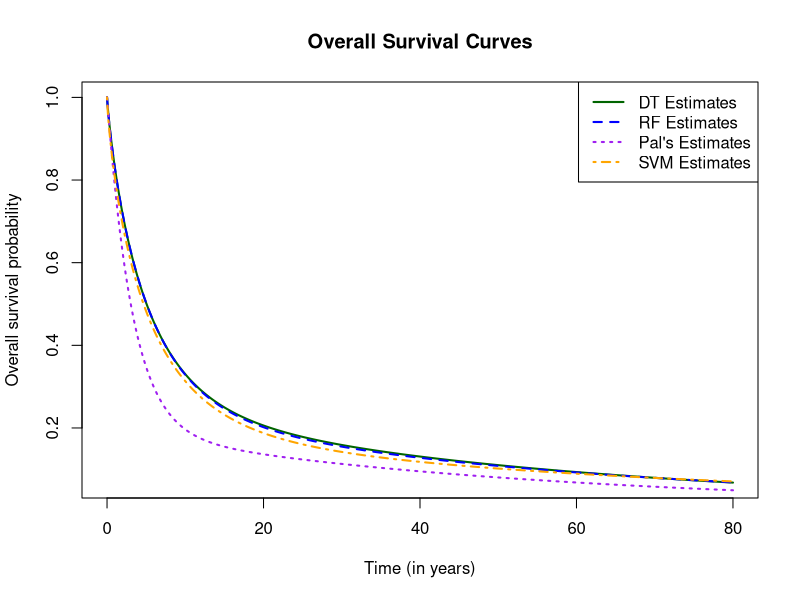
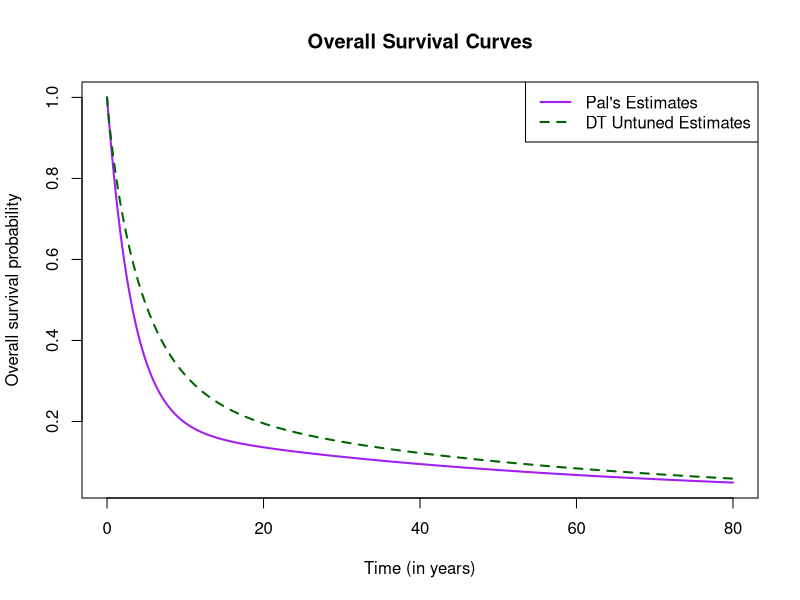
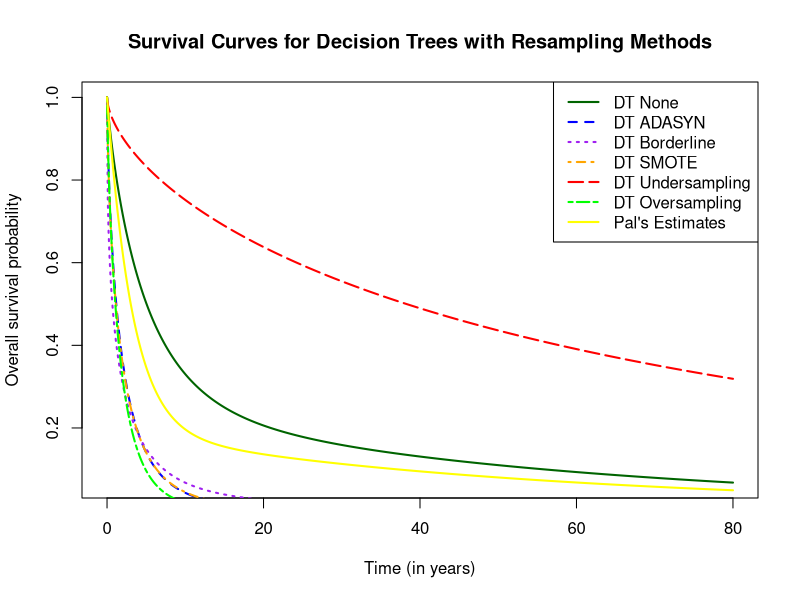

Write R code to recreate these figures, in order.
# Time vector
t <- seq(0, 80, by = 0.1)

# --- Parameter Set 11: Label DT Untuned ---
c11 <- 0.28183867
alp1_11 <- 0.89473888
lam1_11 <- 0.22694818
alp2_11 <- 0.64982165
lam2_11 <- 0.01293865
alp3_11 <- 0.93945217
lam3_11 <- 0.02185218

H1_11 <- lam1_11 * t^alp1_11
H2_11 <- lam2_11 * t^alp2_11
H3_11 <- lam3_11 * t^alp3_11
S11 <- (c11 * exp(-H2_11 - H3_11)) + ((1 - c11) * exp(-H1_11 - H2_11 - H3_11))


# --- Parameter Set 1 dt tuned ---
c1 <- 0.28063302
alp1_1 <- 0.88079845
lam1_1 <- 0.21930927
alp2_1 <- 0.64093081
lam2_1 <- 0.01246792
alp3_1 <- 0.92455249
lam3_1 <- 0.02112281

H1_1 <- lam1_1 * t^alp1_1
H2_1 <- lam2_1 * t^alp2_1
H3_1 <- lam3_1 * t^alp3_1
S1 <- (c1 * exp(-H2_1 - H3_1)) + ((1 - c1) * exp(-H1_1 - H2_1 - H3_1))

# --- Parameter Set 2 rf tuned---
c2 <- 0.26497942
alp1_2 <- 0.87455577
lam1_2 <- 0.21531517
alp2_2 <- 0.63686662
lam2_2 <- 0.01222282
alp3_2 <- 0.91781909
lam3_2 <- 0.02075134

H1_2 <- lam1_2 * t^alp1_2
H2_2 <- lam2_2 * t^alp2_2
H3_2 <- lam3_2 * t^alp3_2
S2 <- (c2 * exp(-H2_2 - H3_2)) + ((1 - c2) * exp(-H1_2 - H2_2 - H3_2))

# --- Parameter Set 3 pals ---
c3 <- 0.204402264
alp1_3 <- 1.032766447
lam1_3 <- 0.273091477
alp2_3 <- 0.709014669
lam2_3 <- 0.013384210
alp3_3 <- 0.947013010
lam3_3 <- 0.017734819

H1_3 <- lam1_3 * t^alp1_3
H2_3 <- lam2_3 * t^alp2_3
H3_3 <- lam3_3 * t^alp3_3
S3 <- (c3 * exp(-H2_3 - H3_3)) + ((1 - c3) * exp(-H1_3 - H2_3 - H3_3))

# --- Parameter Set 4 svm tuned ---
c4 <- 0.25974165
alp1_4 <- 0.85941421
lam1_4 <- 0.20229590
alp2_4 <- 0.51070887
lam2_4 <- 0.02919325
alp3_4 <- 0.73210841
lam3_4 <- 0.04163230

H1_4 <- lam1_4 * t^alp1_4
H2_4 <- lam2_4 * t^alp2_4
H3_4 <- lam3_4 * t^alp3_4
S4 <- (c4 * exp(-H2_4 - H3_4)) + ((1 - c4) * exp(-H1_4 - H2_4 - H3_4))

# --- Plot ---
plot(t, S1, type = "l", col = "darkgreen", lwd = 2,
     xlab = "Time (in years)", ylab = "Overall survival probability",
     main = "Overall Survival Curves")
lines(t, S2, col = "blue", lwd = 2, lty = 2)
lines(t, S3, col = "purple", lwd = 2, lty = 3)
lines(t, S4, col = "orange", lwd = 2, lty = 4)
#lines(t, S5, col = "black", lwd = 2, lty = 5)

legend("topright",
       legend = c("DT Estimates", "RF Estimates", "Pal's Estimates", "SVM Estimates"),
       col = c("darkgreen", "blue", "purple", "orange"),
       lty = c(1, 2, 3, 4, 5),
       lwd = 2)


# --- Plot ---
plot(t, S3, type = "l", col = "purple", lwd = 2,
     xlab = "Time (in years)", ylab = "Overall survival probability",
     main = "Overall Survival Curves")
lines(t, S11, col = "darkgreen", lwd = 2, lty = 2)
#lines(t, S3, col = "purple", lwd = 2, lty = 3)

legend("topright",
       legend = c("Pal's Estimates", "DT Untuned Estimates"),
       col = c("purple", "darkgreen"),
       lty = c(1, 2, 3),
       lwd = 2)




# --- Parameter Set 6: DT with ADASYN ---
c6 <- 0.27661205
alp1_6 <- 0.87571583
lam1_6 <- 0.21818435
alp2_6 <- 0.67606960
lam2_6 <- 0.44213811
alp3_6 <- 0.91899207
lam3_6 <- 0.02102833

H1_6 <- lam1_6 * t^alp1_6
H2_6 <- lam2_6 * t^alp2_6
H3_6 <- lam3_6 * t^alp3_6
S6 <- (c6 * exp(-H2_6 - H3_6)) + ((1 - c6) * exp(-H1_6 - H2_6 - H3_6))

# --- Parameter Set 7: DT with Borderline ---
c7 <- 0.27595173
alp1_7 <- 0.87807474
lam1_7 <- 0.21822608
alp2_7 <- 0.39394391
lam2_7 <- 0.66233283
alp3_7 <- 0.92158810
lam3_7 <- 0.02102135

H1_7 <- lam1_7 * t^alp1_7
H2_7 <- lam2_7 * t^alp2_7
H3_7 <- lam3_7 * t^alp3_7
S7 <- (c7 * exp(-H2_7 - H3_7)) + ((1 - c7) * exp(-H1_7 - H2_7 - H3_7))

# --- Parameter Set 8: DT with SMOTE ---
c8 <- 0.26616351
alp1_8 <- 0.87375459
lam1_8 <- 0.21713696
alp2_8 <- 0.64712275
lam2_8 <- 0.46101063
alp3_8 <- 0.91689764
lam3_8 <- 0.02092491

H1_8 <- lam1_8 * t^alp1_8
H2_8 <- lam2_8 * t^alp2_8
H3_8 <- lam3_8 * t^alp3_8
S8 <- (c8 * exp(-H2_8 - H3_8)) + ((1 - c8) * exp(-H1_8 - H2_8 - H3_8))

# --- Parameter Set 9: DT with Random Undersampling ---
c9 <- 0.29629630
alp1_9 <- 0.61445574
lam1_9 <- 0.02542384
alp2_9 <- 0.50215815
lam2_9 <- 0.03150710
alp3_9 <- 0.81181273
lam3_9 <- 0.01737444

H1_9 <- lam1_9 * t^alp1_9
H2_9 <- lam2_9 * t^alp2_9
H3_9 <- lam3_9 * t^alp3_9
S9 <- (c9 * exp(-H2_9 - H3_9)) + ((1 - c9) * exp(-H1_9 - H2_9 - H3_9))

# --- Parameter Set 10: DT with Random Oversampling ---
c10 <- 0.2576124
alp1_10 <- 0.8773073
lam1_10 <- 0.2162088
alp2_10 <- 0.6625802
lam2_10 <- 0.3008548
alp3_10 <- 0.9055170
lam3_10 <- 0.2067561

H1_10 <- lam1_10 * t^alp1_10
H2_10 <- lam2_10 * t^alp2_10
H3_10 <- lam3_10 * t^alp3_10
S10 <- (c10 * exp(-H2_10 - H3_10)) + ((1 - c10) * exp(-H1_10 - H2_10 - H3_10))


# --- Plot ---
plot(t, S1, type = "l", col = "darkgreen", lwd = 2,
     xlab = "Time (in years)", ylab = "Overall survival probability",
     main = "Survival Curves for Decision Trees with Resampling Methods")
  ylim = c(0, 1)

lines(t, S6, col = "blue", lwd = 2, lty = 2)       # ADASYN
lines(t, S7, col = "purple", lwd = 2, lty = 3)     # Borderline-SMOTE
lines(t, S8, col = "orange", lwd = 2, lty = 4)     # SMOTE
lines(t, S9, col = "red", lwd = 2, lty = 5)        # Undersampling
lines(t, S10, col = "green", lwd = 2, lty = 6)     # Oversampling
lines(t, S3, col = "yellow", lwd = 2, lty = 7)     # Oversampling

legend("topright",
       legend = c("DT None", "DT ADASYN", "DT Borderline", "DT SMOTE", "DT Undersampling", "DT Oversampling", "Pal's Estimates"),
       col = c("darkgreen", "blue", "purple", "orange", "red", "green", "yellow"),
       lty = 1:7,
       lwd = 2)
